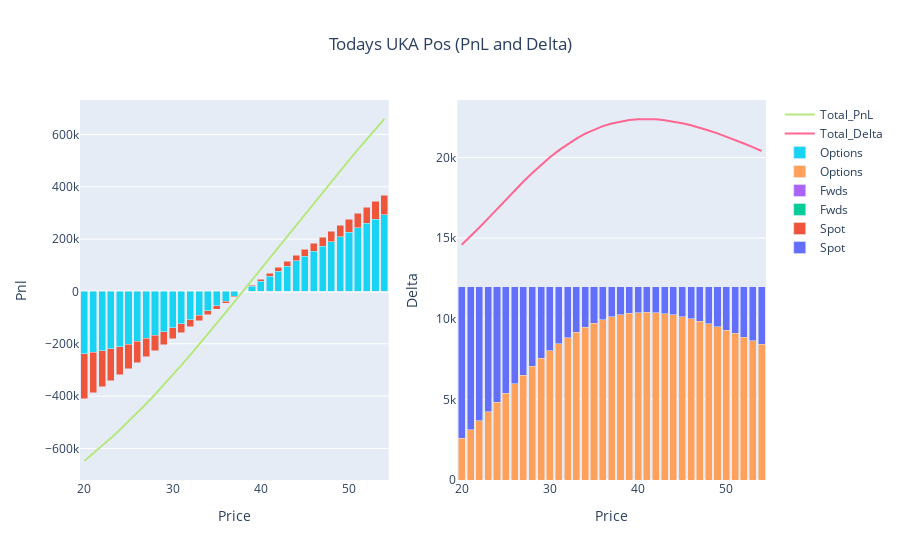

The code cell stored with this chart in its notebook:
### Markdown cell above
# Today's Position

### Code cell
## USE THIS STYLE OF GRAPHING FOR TODAY DATE ENTRY ##
position_functions = Position_Reporting(positions, 'UKA', current_date)
pnl, delta, theta, vega, value = position_functions.combine_frame()

fig_d = go.Figure()

fig_d.add_trace(go.Bar(x=delta.Price, y=delta.Spot, name='Spot', base=0))
fig_d.add_trace(go.Bar(x=delta.Price, y=delta.Fwds, name='Fwds', base=0))
fig_d.add_trace(go.Bar(x=delta.Price, y=delta.Options, name='Options', base=0))
fig_d.add_trace(go.Scatter(x=delta.Price, y=delta.Total_Delta, mode='lines', name='Total_Delta'))

#fig_d.update_layout(title='ACCU Delta Today', xaxis_title='Price', yaxis_title='Delta', barmode='stack')
#fig_d.show()

#~~~~~~~~~~~~~~~~~~~~~~~~~~~~~~~~~
fig_p = go.Figure()

fig_p.add_trace(go.Bar(x=pnl.Price, y=pnl.Spot, name='Spot', base=0))
fig_p.add_trace(go.Bar(x=pnl.Price, y=pnl.Fwds, name='Fwds', base=0))
fig_p.add_trace(go.Bar(x=pnl.Price, y=pnl.Options, name='Options', base=0))
fig_p.add_trace(go.Scatter(x=pnl.Price, y=pnl.Total_Pnl, mode='lines', name='Total_PnL'))

#fig_p.update_layout(title='ACCU PnL Today', xaxis_title='Price', yaxis_title='pnl', barmode='stack')
#fig_p.show()


#~~~~~~~~~~~~~~~~~~~~~~~~~~~~~~~
fig = make_subplots(rows=1, cols=2)
for i in range(0,len(fig_d.data)):
    fig.add_trace(fig_d.data[i], row=1, col=2)
    fig.add_trace(fig_p.data[i], row=1, col=1)
    
fig.update_layout(title={'text': 'Todays UKA Pos (PnL and Delta)','x': 0.5,'xanchor': 'center'}, barmode='stack')

fig.update_xaxes(title_text="Price", row=1, col=1)
fig.update_yaxes(title_text="Pnl", row=1, col=1)
fig.update_xaxes(title_text="Price", row=1, col=2)
fig.update_yaxes(title_text="Delta", row=1, col=2)    
fig.show()

### Figure 1 — Plotly figure (JSON) as saved in the notebook; plotly's stock layout.template omitted (floating-point values rounded to 4 significant figures)
{"data": [{"base": 0, "name": "Spot", "type": "bar", "x": [20, 21, 22, 23, 24, 25, 26, 27, 28, 29, 30, 31, 32, 33, 34, 35, 36, 37, 38, 39, 40, 41, 42, 43, 44, 45, 46, 47, 48, 49, 50, 51, 52, 53, 54], "xaxis": "x2", "y": [12000, 12000, 12000, 12000, 12000, 12000, 12000, 12000, 12000, 12000, 12000, 12000, 12000, 12000, 12000, 12000, 12000, 12000, 12000, 12000, 12000, 12000, 12000, 12000, 12000, 12000, 12000, 12000, 12000, 12000, 12000, 12000, 12000, 12000, 12000], "yaxis": "y2"}, {"base": 0, "name": "Spot", "type": "bar", "x": [20, 21, 22, 23, 24, 25, 26, 27, 28, 29, 30, 31, 32, 33, 34, 35, 36, 37, 38, 39, 40, 41, 42, 43, 44, 45, 46, 47, 48, 49, 50, 51, 52, 53, 54], "xaxis": "x", "y": [-409600.0, -386800.0, -363900.0, -341100.0, -318300.0, -295400.0, -272600.0, -249800.0, -226900.0, -204100.0, -181300.0, -158400.0, -135600.0, -112800.0, -89950.0, -67120.0, -44290.0, -21460.0, 1370.0, 24200.0, 47030.0, 69860.0, 92690.0, 115500.0, 138400.0, 161200.0, 184000.0, 206900.0, 229700.0, 252500.0, 275300.0, 298200.0, 321000.0, 343800.0, 366700.0], "yaxis": "y"}, {"base": 0, "name": "Fwds", "type": "bar", "x": [20, 21, 22, 23, 24, 25, 26, 27, 28, 29, 30, 31, 32, 33, 34, 35, 36, 37, 38, 39, 40, 41, 42, 43, 44, 45, 46, 47, 48, 49, 50, 51, 52, 53, 54], "xaxis": "x2", "y": [0, 0, 0, 0, 0, 0, 0, 0, 0, 0, 0, 0, 0, 0, 0, 0, 0, 0, 0, 0, 0, 0, 0, 0, 0, 0, 0, 0, 0, 0, 0, 0, 0, 0, 0], "yaxis": "y2"}, {"base": 0, "name": "Fwds", "type": "bar", "x": [20, 21, 22, 23, 24, 25, 26, 27, 28, 29, 30, 31, 32, 33, 34, 35, 36, 37, 38, 39, 40, 41, 42, 43, 44, 45, 46, 47, 48, 49, 50, 51, 52, 53, 54], "xaxis": "x", "y": [0, 0, 0, 0, 0, 0, 0, 0, 0, 0, 0, 0, 0, 0, 0, 0, 0, 0, 0, 0, 0, 0, 0, 0, 0, 0, 0, 0, 0, 0, 0, 0, 0, 0, 0], "yaxis": "y"}, {"base": 0, "name": "Options", "type": "bar", "x": [20, 21, 22, 23, 24, 25, 26, 27, 28, 29, 30, 31, 32, 33, 34, 35, 36, 37, 38, 39, 40, 41, 42, 43, 44, 45, 46, 47, 48, 49, 50, 51, 52, 53, 54], "xaxis": "x2", "y": [2590.0, 3111.0, 3660.0, 4229.0, 4808.0, 5387.0, 5958.0, 6512.0, 7043.0, 7545.0, 8013.0, 8443.0, 8831.0, 9177.0, 9478.0, 9734.0, 9946.0, 10120.0, 10240.0, 10330.0, 10380.0, 10390.0, 10370.0, 10320.0, 10240.0, 10130.0, 10000.0, 9849.0, 9681.0, 9496.0, 9298.0, 9088.0, 8868.0, 8641.0, 8407.0], "yaxis": "y2"}, {"base": 0, "name": "Options", "type": "bar", "x": [20, 21, 22, 23, 24, 25, 26, 27, 28, 29, 30, 31, 32, 33, 34, 35, 36, 37, 38, 39, 40, 41, 42, 43, 44, 45, 46, 47, 48, 49, 50, 51, 52, 53, 54], "xaxis": "x", "y": [-238300.0, -233000.0, -226700.0, -219400.0, -211000.0, -201500.0, -190900.0, -179300.0, -166700.0, -153100.0, -138600.0, -123300.0, -107200.0, -90460.0, -73090.0, -55200.0, -36870.0, -18180.0, 783.7, 19950.0, 39230.0, 58580.0, 77920.0, 97190.0, 116300.0, 135300.0, 154100.0, 172600.0, 190800.0, 208600.0, 226100.0, 243300.0, 260000.0, 276300.0, 292200.0], "yaxis": "y"}, {"mode": "lines", "name": "Total_Delta", "type": "scatter", "x": [20, 21, 22, 23, 24, 25, 26, 27, 28, 29, 30, 31, 32, 33, 34, 35, 36, 37, 38, 39, 40, 41, 42, 43, 44, 45, 46, 47, 48, 49, 50, 51, 52, 53, 54], "xaxis": "x2", "y": [14590.0, 15110.0, 15660.0, 16230.0, 16810.0, 17390.0, 17960.0, 18510.0, 19040.0, 19550.0, 20010.0, 20440.0, 20830.0, 21180.0, 21480.0, 21730.0, 21950.0, 22120.0, 22240.0, 22330.0, 22380.0, 22390.0, 22370.0, 22320.0, 22240.0, 22130.0, 22000.0, 21850.0, 21680.0, 21500.0, 21300.0, 21090.0, 20870.0, 20640.0, 20410.0], "yaxis": "y2"}, {"mode": "lines", "name": "Total_PnL", "type": "scatter", "x": [20, 21, 22, 23, 24, 25, 26, 27, 28, 29, 30, 31, 32, 33, 34, 35, 36, 37, 38, 39, 40, 41, 42, 43, 44, 45, 46, 47, 48, 49, 50, 51, 52, 53, 54], "xaxis": "x", "y": [-647900.0, -619800.0, -590700.0, -560500.0, -529200.0, -496900.0, -463500.0, -429100.0, -393700.0, -357200.0, -319900.0, -281800.0, -242900.0, -203300.0, -163000.0, -122300.0, -81160.0, -39640.0, 2154.0, 44150.0, 86270.0, 128400.0, 170600.0, 212700.0, 254700.0, 296500.0, 338100.0, 379400.0, 420400.0, 461100.0, 501500.0, 541400.0, 581000.0, 620200.0, 658900.0], "yaxis": "y"}], "layout": {"barmode": "stack", "title": {"text": "Todays UKA Pos (PnL and Delta)", "x": 0.5, "xanchor": "center"}, "xaxis": {"anchor": "y", "domain": [0, 0.45], "title": {"text": "Price"}}, "xaxis2": {"anchor": "y2", "domain": [0.55, 1], "title": {"text": "Price"}}, "yaxis": {"anchor": "x", "domain": [0, 1], "title": {"text": "Pnl"}}, "yaxis2": {"anchor": "x2", "domain": [0, 1], "title": {"text": "Delta"}}}}
